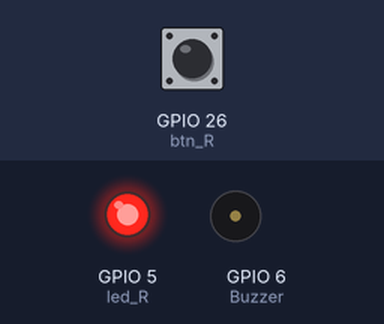
This program was run on a simulated Raspberry Pi (BCM pin numbers). Parts: output pins drawn as LEDs (lit = HIGH), buzzer (waves = sounding, pin HIGH). The test bench sets the inputs (shaded band); at power-on: GPIO 26 (btn_R) HIGH. Random numbers come from a fixed seed; what the program prints to the terminal is not drawn.

Above: at 1.2 s.
1.3 s: GPIO 26 (btn_R) pulled LOW for 0.15 s
At 2.0 s:
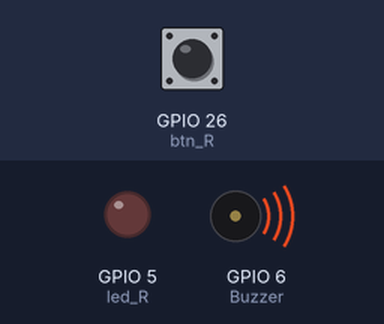
At 5.7 s:
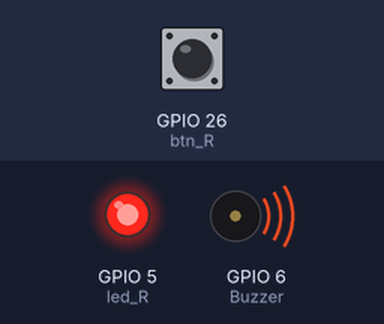
Timing chart, 0 to 10.3 s (numbered marks = the images above; inputs shaded):
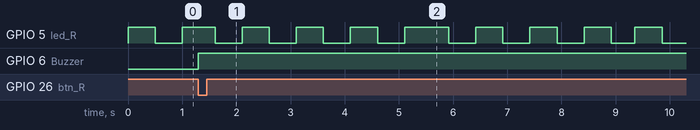

The program:

game_2.py
```python
from gpiozero import LED, Button, Buzzer
import random
import time

# 전역 변수로 score 선언
score = 0

# 부저, LED, 버튼 초기화
bz = Buzzer(6)
led_R = LED(5)
btn_R = Button(26, pull_up=True, bounce_time=0.05)

# R 매치 확인 함수 (LED가 켜져 있으면 점수 증가 및 부저 울림)
def is_R_match():
    global score  # 전역 변수 score 수정
    if led_R.is_lit:  # LED가 켜져 있으면
        score += 1  # 점수 1 증가
        print(f"점수: {score}")  # 점수 출력
        bz.beep(on_time=0.2, off_time=0)  # 부저 울리기

# 버튼이 눌리면 is_R_match() 함수 실행
btn_R.when_pressed = is_R_match

# 무한 루프에서 LED 깜빡임과 랜덤 대기 시간 관리
while True:
    led_R.blink(on_time=0.5, off_time=0.5)  # LED 깜빡이기 (0.5초 간격)
    onTime = random.uniform(0.5, 5.0)  # 랜덤 시간 설정 (0.5초 ~ 5초 사이)
    time.sleep(onTime)  # 설정한 시간만큼 대기
```

Measured:
- after the input at 1.3 s, GPIO 6 (Buzzer): LOW → HIGH at once
